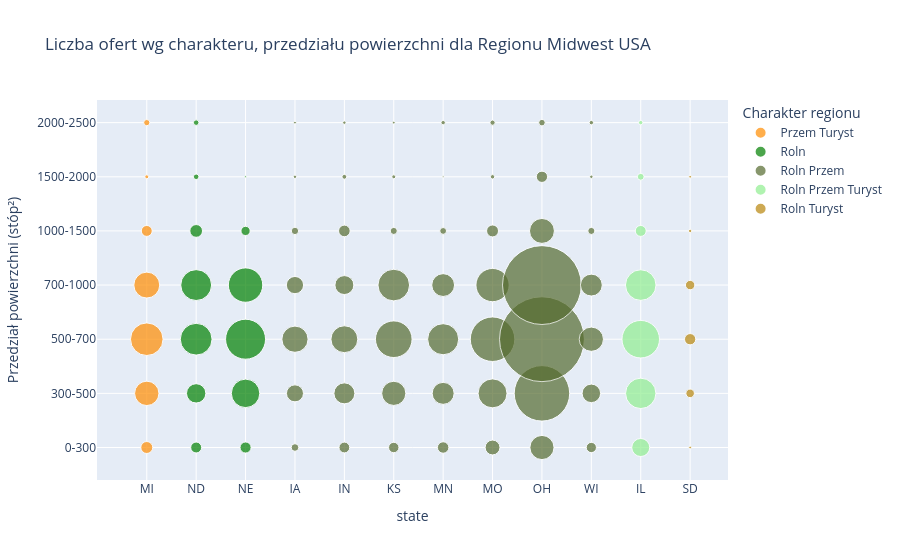

Here is the notebook cell this chart was saved with:
### Code cell
df_Midwest = df[(df["Region"] == "Midwest")]

df_Midwest.head(3)
agg_Midwest = (
    df_Midwest.groupby(
        ["charakter", "bin_square_feet", "state"]
    )
    .size()
    .reset_index(name="liczba")
)

# wykres
fig = px.scatter(
    agg_Midwest,
    x="state",
    y="bin_square_feet",
    color="charakter",
    color_discrete_map=charakter_colors,
    size="liczba",
    size_max=60,
    hover_data=["liczba"],
    labels={
        "charakter": "Charakter regionu",
        "bin_square_feet": "Przedział powierzchni (stóp²)"
    },
    title="Liczba ofert wg charakteru, przedziału powierzchni dla Regionu Midwest USA"
)

fig.update_layout()

### Figure 1 — Plotly figure (JSON) as saved in the notebook; plotly's stock layout.template omitted (floating-point values rounded to 4 significant figures)
{"data": [{"customdata": [[37], [154], [275], [174], [31], [4], [10]], "hovertemplate": "Charakter regionu=Przem Turyst<br>state=%{x}<br>Przedział powierzchni (stóp²)=%{y}<br>liczba=%{customdata[0]}<extra></extra>", "legendgroup": "Przem Turyst", "marker": {"color": "darkorange", "size": [37, 154, 275, 174, 31, 4, 10], "sizemode": "area", "sizeref": 0.5178, "symbol": "circle"}, "mode": "markers", "name": "Przem Turyst", "orientation": "v", "showlegend": true, "type": "scatter", "x": ["MI", "MI", "MI", "MI", "MI", "MI", "MI"], "xaxis": "x", "y": ["0-300", "300-500", "500-700", "700-1000", "1000-1500", "1500-2000", "2000-2500"], "yaxis": "y"}, {"customdata": [[31], [32], [97], [210], [261], [414], [247], [306], [42], [22], [8], [1], [8]], "hovertemplate": "Charakter regionu=Roln<br>state=%{x}<br>Przedział powierzchni (stóp²)=%{y}<br>liczba=%{customdata[0]}<extra></extra>", "legendgroup": "Roln", "marker": {"color": "green", "size": [31, 32, 97, 210, 261, 414, 247, 306, 42, 22, 8, 1, 8], "sizemode": "area", "sizeref": 0.5178, "symbol": "circle"}, "mode": "markers", "name": "Roln", "orientation": "v", "showlegend": true, "type": "scatter", "x": ["ND", "NE", "ND", "NE", "ND", "NE", "ND", "NE", "ND", "NE", "ND", "NE", "ND"], "xaxis": "x", "y": ["0-300", "0-300", "300-500", "300-500", "500-700", "500-700", "700-1000", "700-1000", "1000-1500", "1000-1500", "1500-2000", "1500-2000", "2000-2500"], "yaxis": "y"}, {"customdata": [[15], [30], [28], [34], [57], [151], [27], [75], [114], [151], [125], [217], [797], [89], [178], [187], [347], [250], [513], [1864], [152], [77], [93], [259], [135], [286], [1610], [124], [14], [35], [13], [12], [37], [161], [13], [3], [6], [4], [1], [5], [33], [3], [2], [3], [2], [5], [7], [11], [5]], "hovertemplate": "Charakter regionu=Roln Przem<br>state=%{x}<br>Przedział powierzchni (stóp²)=%{y}<br>liczba=%{customdata[0]}<extra></extra>", "legendgroup": "Roln Przem", "marker": {"color": "darkolivegreen", "size": [15, 30, 28, 34, 57, 151, 27, 75, 114, 151, 125, 217, 797, 89, 178, 187, 347, 250, 513, 1864, 152, 77, 93, 259, 135, 286, 1610, 124, 14, 35, 13, 12, 37, 161, 13, 3, 6, 4, 1, 5, 33, 3, 2, 3, 2, 5, 7, 11, 5], "sizemode": "area", "sizeref": 0.5178, "symbol": "circle"}, "mode": "markers", "name": "Roln Przem", "orientation": "v", "showlegend": true, "type": "scatter", "x": ["IA", "IN", "KS", "MN", "MO", "OH", "WI", "IA", "IN", "KS", "MN", "MO", "OH", "WI", "IA", "IN", "KS", "MN", "MO", "OH", "WI", "IA", "IN", "KS", "MN", "MO", "OH", "WI", "IA", "IN", "KS", "MN", "MO", "OH", "WI", "IA", "IN", "KS", "MN", "MO", "OH", "WI", "IA", "IN", "KS", "MN", "MO", "OH", "WI"], "xaxis": "x", "y": ["0-300", "0-300", "0-300", "0-300", "0-300", "0-300", "0-300", "300-500", "300-500", "300-500", "300-500", "300-500", "300-500", "300-500", "500-700", "500-700", "500-700", "500-700", "500-700", "500-700", "500-700", "700-1000", "700-1000", "700-1000", "700-1000", "700-1000", "700-1000", "700-1000", "1000-1500", "1000-1500", "1000-1500", "1000-1500", "1000-1500", "1000-1500", "1000-1500", "1500-2000", "1500-2000", "1500-2000", "1500-2000", "1500-2000", "1500-2000", "1500-2000", "2000-2500", "2000-2500", "2000-2500", "2000-2500", "2000-2500", "2000-2500", "2000-2500"], "yaxis": "y"}, {"customdata": [[84], [239], [365], [242], [31], [12], [5]], "hovertemplate": "Charakter regionu=Roln Przem Turyst<br>state=%{x}<br>Przedział powierzchni (stóp²)=%{y}<br>liczba=%{customdata[0]}<extra></extra>", "legendgroup": "Roln Przem Turyst", "marker": {"color": "lightgreen", "size": [84, 239, 365, 242, 31, 12, 5], "sizemode": "area", "sizeref": 0.5178, "symbol": "circle"}, "mode": "markers", "name": "Roln Przem Turyst", "orientation": "v", "showlegend": true, "type": "scatter", "x": ["IL", "IL", "IL", "IL", "IL", "IL", "IL"], "xaxis": "x", "y": ["0-300", "300-500", "500-700", "700-1000", "1000-1500", "1500-2000", "2000-2500"], "yaxis": "y"}, {"customdata": [[2], [19], [33], [23], [3], [2]], "hovertemplate": "Charakter regionu=Roln Turyst<br>state=%{x}<br>Przedział powierzchni (stóp²)=%{y}<br>liczba=%{customdata[0]}<extra></extra>", "legendgroup": "Roln Turyst", "marker": {"color": "darkgoldenrod", "size": [2, 19, 33, 23, 3, 2], "sizemode": "area", "sizeref": 0.5178, "symbol": "circle"}, "mode": "markers", "name": "Roln Turyst", "orientation": "v", "showlegend": true, "type": "scatter", "x": ["SD", "SD", "SD", "SD", "SD", "SD"], "xaxis": "x", "y": ["0-300", "300-500", "500-700", "700-1000", "1000-1500", "1500-2000"], "yaxis": "y"}], "layout": {"legend": {"itemsizing": "constant", "title": {"text": "Charakter regionu"}, "tracegroupgap": 0}, "title": {"text": "Liczba ofert wg charakteru, przedziału powierzchni dla Regionu Midwest USA"}, "xaxis": {"anchor": "y", "domain": [0, 1], "title": {"text": "state"}}, "yaxis": {"anchor": "x", "domain": [0, 1], "title": {"text": "Przedział powierzchni (stóp²)"}}}}
